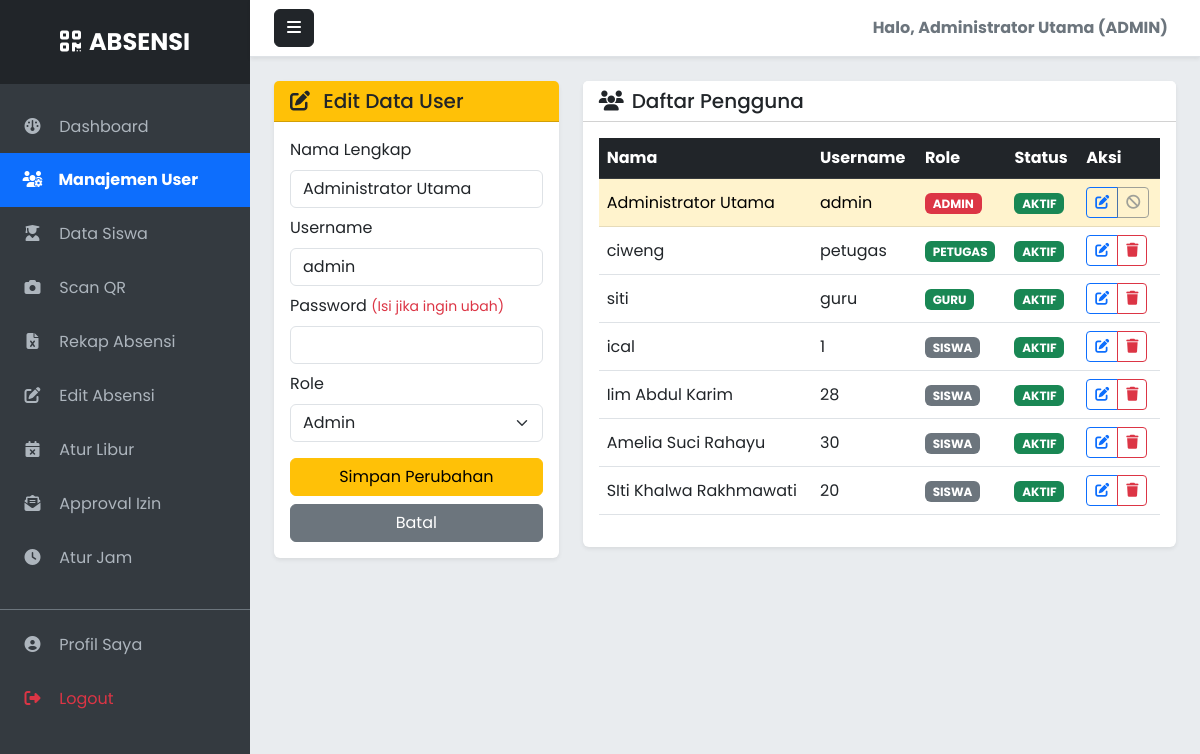
Page /manajemen_user.php?edit=3 (signed in) on the committed database.
### tables this page shows
CREATE TABLE `users` (
  `id` int NOT NULL,
  `username` varchar(50) NOT NULL,
  `password` varchar(255) NOT NULL,
  `role` enum('admin','petugas','guru','siswa') DEFAULT 'siswa',
  `nama_lengkap` varchar(100) DEFAULT NULL,
  `is_active` tinyint(1) DEFAULT '1'
);

### manajemen_user.php (the view, shortened to what this page needs)
<?php
include 'config/db.php';
$edit_mode = false;
$data_edit = null;
if (isset($_GET['edit'])) {
    $edit_mode = true;
    $id_edit = $_GET['edit'];
    $result = mysqli_query($conn, "SELECT * FROM users WHERE id='$id_edit'");
    $data_edit = mysqli_fetch_assoc($result);
}
?>
<!DOCTYPE html>
<html lang="id">
<head>
    <link href="https://cdn.jsdelivr.net/npm/bootstrap@5.3.0/dist/css/bootstrap.min.css" rel="stylesheet">
    <link rel="stylesheet" href="https://cdnjs.cloudflare.com/ajax/libs/font-awesome/6.4.0/css/all.min.css">
    <link rel="stylesheet" href="assets/style.css">
</head>
<body>
<div class="d-flex" id="wrapper">
    <div id="sidebar-wrapper">
        <div class="sidebar-heading"><i class="fa-solid fa-qrcode me-2"></i>ABSENSI</div>
        <div class="list-group list-group-flush mt-3">
            <a href="dashboard.php" class="list-group-item list-group-item-action"><i class="fa-solid fa-gauge"></i> Dashboard</a>
            <a href="manajemen_user.php" class="list-group-item list-group-item-action active"><i class="fa-solid fa-users-gear"></i> Manajemen User</a>
            <a href="siswa.php" class="list-group-item list-group-item-action"><i class="fa-solid fa-user-graduate"></i> Data Siswa</a>
            <a href="scan.php" class="list-group-item list-group-item-action"><i class="fa-solid fa-camera"></i> Scan QR</a>
            <a href="rekap.php" class="list-group-item list-group-item-action"><i class="fa-solid fa-file-excel"></i> Rekap Absensi</a>
            <a href="data_absensi.php" class="list-group-item list-group-item-action"><i class="fa-solid fa-pen-to-square"></i> Edit Absensi</a>
            <a href="libur.php" class="list-group-item list-group-item-action"><i class="fa-solid fa-calendar-xmark"></i> Atur Libur</a>
            <a href="izin.php" class="list-group-item list-group-item-action">
                <i class="fa-solid fa-envelope-open-text"></i> Approval Izin
            </a>
            <a href="pengaturan.php" class="list-group-item list-group-item-action"><i class="fa-solid fa-clock"></i> Atur Jam</a>
            <div class="mt-4 border-top border-secondary pt-2">
                <a href="profil.php" class="list-group-item list-group-item-action"><i class="fa-solid fa-user-circle"></i> Profil Saya</a>
                <a href="logout.php" class="list-group-item list-group-item-action text-danger"><i class="fa-solid fa-right-from-bracket"></i> Logout</a>
            </div>
        </div>
    </div>
    <div id="page-content-wrapper">
        <nav class="navbar navbar-expand-lg navbar-light bg-white border-bottom shadow-sm px-4">
            <button class="btn btn-dark" id="menu-toggle"><i class="fa-solid fa-bars"></i></button>
            <div class="collapse navbar-collapse">
                <ul class="navbar-nav ms-auto mt-2 mt-lg-0">
                    <li class="nav-item">
                        <span class="nav-link fw-bold text-secondary">Halo, <?= $_SESSION['nama'] ?> (ADMIN)</span>
                    </li>
                </ul>
            </div>
        </nav>
        <div class="container-fluid px-4 mt-4">
            <div class="row">
                <div class="col-md-4">
                    <div class="card shadow-sm border-0 mb-4">
                        <div class="card-header <?= $edit_mode ? 'bg-warning text-dark' : 'bg-primary text-white' ?>">
                            <h5 class="mb-0">
                                <i class="fa-solid <?= $edit_mode ? 'fa-pen-to-square' : 'fa-user-plus' ?> me-2"></i>
                                <?= $edit_mode ? 'Edit Data User' : 'Tambah User Manual' ?>
                            </h5>
                        </div>
                        <div class="card-body">
                            <form method="POST" action="manajemen_user.php">
                                <div class="mb-2">
                                    <label class="form-label">Nama Lengkap</label>
                                    <input type="text" name="nama" class="form-control" required value="<?= $edit_mode ? $data_edit['nama_lengkap'] : '' ?>">
                                </div>
                                <div class="mb-2">
                                    <label class="form-label">Username</label>
                                    <input type="text" name="username" class="form-control" required value="<?= $edit_mode ? $data_edit['username'] : '' ?>">
                                </div>
                                <div class="mb-2">
                                    <label class="form-label">Password <?= $edit_mode ? '<small class="text-danger">(Isi jika ingin ubah)</small>' : '' ?></label>
                                    <input type="password" name="password" class="form-control" <?= $edit_mode ? '' : 'required' ?>>
                                </div>
                                <div class="mb-3">
                                    <label class="form-label">Role</label>
                                    <select name="role" class="form-select">
                                        <?php
                                        $roles = ['admin', 'petugas', 'guru', 'siswa'];
                                        foreach($roles as $r) {
                                            $selected = ($edit_mode && $data_edit['role'] == $r) ? 'selected' : '';
                                            echo "<option value='$r' $selected>" . ucfirst($r) . "</option>";
                                        }
                                        ?>
                                    </select>
                                </div>
                                <div class="d-grid gap-2">
                                    <button type="submit" name="<?= $edit_mode ? 'update_user' : 'tambah_user' ?>" class="btn <?= $edit_mode ? 'btn-warning' : 'btn-primary' ?>">
                                        <?= $edit_mode ? 'Simpan Perubahan' : 'Simpan User' ?>
                                    </button>
                                    <?php if($edit_mode): ?>
                                        <a href="manajemen_user.php" class="btn btn-secondary">Batal</a>
                                    <?php endif; ?>
                                </div>
                            </form>
                        </div>
                    </div>
                </div>
                <div class="col-md-8">
                    <div class="card shadow-sm border-0">
                        <div class="card-header bg-white"><h5 class="mb-0"><i class="fa-solid fa-users me-2"></i>Daftar Pengguna</h5></div>
                        <div class="card-body">
                            <div class="table-responsive">
                                <table class="table table-hover align-middle">
                                    <thead class="table-dark">
                                        <tr>
                                            <th>Nama</th>
                                            <th>Username</th>
                                            <th>Role</th>
                                            <th>Status</th>
                                            <th>Aksi</th>
                                        </tr>
                                    </thead>
                                    <tbody>
                                        <?php
                                        $q = mysqli_query($conn, "SELECT * FROM users ORDER BY role ASC, id DESC");
                                        while($r = mysqli_fetch_assoc($q)) {
                                            $is_active = isset($r['is_active']) ? $r['is_active'] : 1;
                                        ?>
                                        <tr class="<?= ($edit_mode && $data_edit['id'] == $r['id']) ? 'table-warning' : '' ?>">
                                            <td><?= $r['nama_lengkap'] ?></td>
                                            <td><?= $r['username'] ?></td>
                                            <td>
                                                <span class="badge bg-<?= ($r['role']=='admin')?'danger':(($r['role']=='siswa')?'secondary':'success') ?>">
                                                    <?= strtoupper($r['role']) ?>
                                                </span>
                                            </td>
                                            <td>
                                                <?php if($is_active == 1): ?>
                                                    <a href="manajemen_user.php?id=<?= $r['id'] ?>&status=0" class="badge bg-success text-decoration-none" title="Klik untuk Nonaktifkan">AKTIF</a>
                                                <?php else: ?>
                                                    <a href="manajemen_user.php?id=<?= $r['id'] ?>&status=1" class="badge bg-secondary text-decoration-none" title="Klik untuk Aktifkan">NONAKTIF</a>
                                                <?php endif; ?>
                                            </td>
                                            <td>
                                                <div class="btn-group btn-group-sm">
                                                    <a href="manajemen_user.php?edit=<?= $r['id'] ?>" class="btn btn-outline-primary" title="Edit"><i class="fa-solid fa-pen-to-square"></i></a>
                                                    <?php if($r['id'] != $_SESSION['user_id']): ?>
                                                        <a href="manajemen_user.php?hapus=<?= $r['id'] ?>" class="btn btn-outline-danger" onclick="return confirm('Hapus user ini?')" title="Hapus"><i class="fa-solid fa-trash"></i></a>
                                                    <?php else: ?>
                                                        <button class="btn btn-outline-secondary" disabled><i class="fa-solid fa-ban"></i></button>
                                                    <?php endif; ?>
                                                </div>
                                            </td>
                                        </tr>
                                        <?php } ?>
                                    </tbody>
                                </table>
                            </div>
                        </div>
                    </div>
                </div>
            </div>
        </div>
    </div>
</div>
</body>
</html>

### assets/style.css (style rules this page uses)
body { font-family: 'Poppins', sans-serif; background-color: #f4f6f9; overflow-x: hidden; }
body { background-color: #e9ecef; display: flex; align-items: center; justify-content: center; min-height: 100vh; }
#wrapper { display: flex; width: 100%; min-height: 100vh; }
#sidebar-wrapper { min-height: 100vh; width: 250px; flex-shrink: 0; background-color: #343a40; color: #fff; transition: all 0.3s; }
.sidebar-heading { padding: 1.5rem 1.25rem; font-size: 1.5rem; font-weight: bold; background: #212529; text-align: center; }
.list-group-item { border: none; padding: 15px 20px; font-size: 16px; background-color: #343a40; color: #adb5bd; }
.list-group-item.active { background-color: #0d6efd; color: #fff; font-weight: bold; }
.list-group-item i { width: 25px; text-align: center; margin-right: 10px; }
#page-content-wrapper { width: 100%; }

### rows in the picture
users: nama "Administrator Utama", username "admin", nama_lengkap "Administrator Utama", role "ADMIN"
users: nama_lengkap "ciweng", username "petugas", role "PETUGAS"
users: nama_lengkap "siti", username "guru", role "GURU"
users: nama_lengkap "ical", username "1", role "SISWA"
users: nama_lengkap "Iim Abdul Karim", username "28", role "SISWA"
users: nama_lengkap "Amelia Suci Rahayu", username "30", role "SISWA"
users: nama_lengkap "SIti Khalwa Rakhmawati", username "20", role "SISWA"

### other values in the picture
$_SESSION['nama'] "Administrator Utama"
form field role "Admin"
